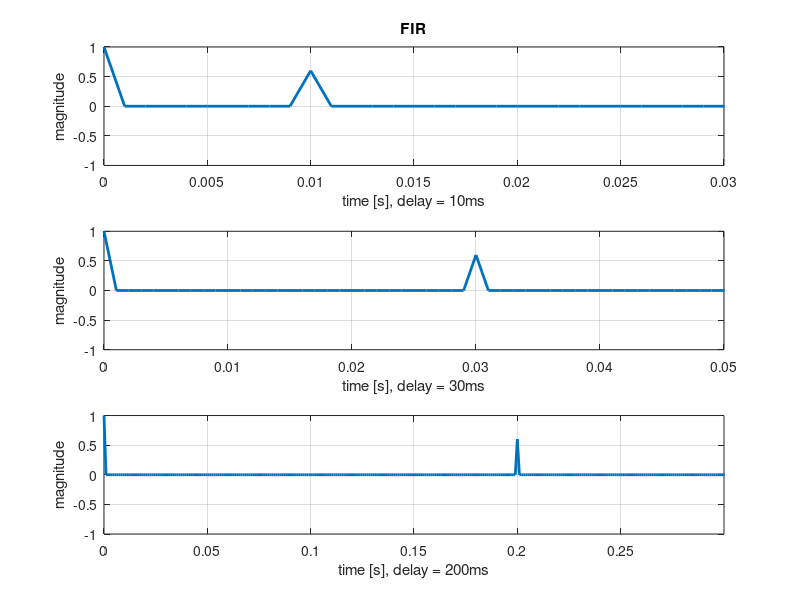
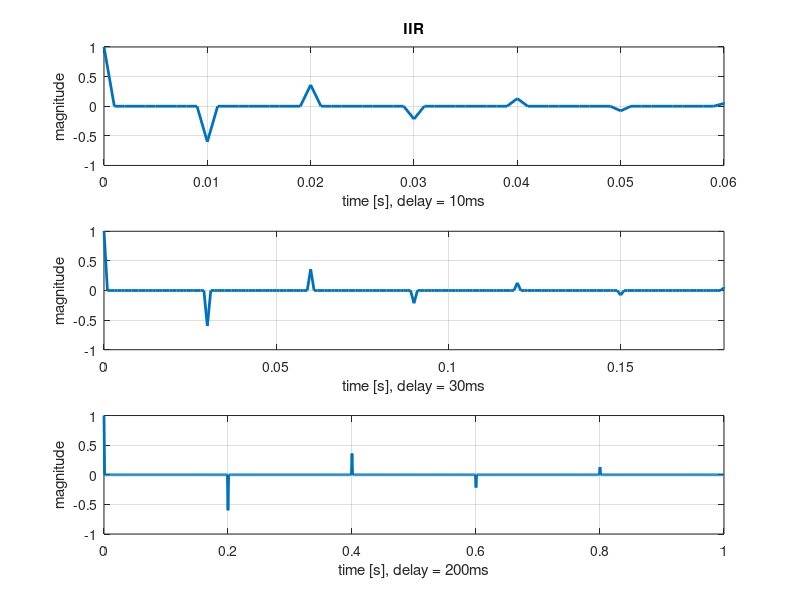

Write MATLAB code to recreate these figures, in order. (Note: this script raises an error after producing the figures.)
%% 3.1

%% FIR and IIR filters

% Setting up the various values for our plots
alpha = 0.6;
T1 = 10*10^(-3);  % delay of 10 ms
T2 = 30*10^(-3);  % delay of 30 ms
T3 = 200*10^(-3); % delay of 200 ms
f = 1000; % [Hz] sampling frequency
delay_samples1 = T1*f;
delay_samples2 = T2*f;
delay_samples3 = T3*f;


A1 = [1; zeros(delay_samples1-1,1);alpha]; % Setting up the nominator and denominator
B1 = 1;

A2 = [1; zeros(delay_samples2-1,1);alpha];
B2 = 1;

A3 = [1; zeros(delay_samples3-1,1);alpha];
B3 = 1;

%[s,f] = import_sound('Sax12.wav'); % Setting the signal
s = [1;zeros(999,1)]; % We it is just set to be an imulse

FIR1 = filter(A1,B1,s); % Creating the filters as described in the hand in
IIR1 = filter(B1,A1,s);

FIR2 = filter(A2,B2,s);
IIR2 = filter(B2,A2,s);

FIR3 = filter(A3,B3,s);
IIR3 = filter(B3,A3,s);

tf1 = 0:1/f:length(FIR1)/f-1/f; % Setting up the prober x-axis
ti1 = 0:1/f:length(IIR1)/f-1/f;

tf2 = 0:1/f:length(FIR2)/f-1/f;
ti2 = 0:1/f:length(IIR2)/f-1/f;

tf3 = 0:1/f:length(FIR3)/f-1/f;
ti3 = 0:1/f:length(IIR3)/f-1/f;

figure(1) % Plotting
subplot(3,1,1);
plot(tf1,FIR1, 'linewidth', 2);
title('FIR');
xlim([0 0.03])
ylim([-1 1])
xlabel('time [s], delay = 10ms');
ylabel('magnitude');
grid();

subplot(3,1,2);
plot(tf2,FIR2, 'linewidth', 2);
xlim([0 0.05])
ylim([-1 1])
xlabel('time [s], delay = 30ms');
ylabel('magnitude');
grid();

subplot(3,1,3);
plot(tf3,FIR3, 'linewidth', 2);
xlim([0 0.3])
ylim([-1 1])
xlabel('time [s], delay = 200ms');
ylabel('magnitude');
grid();


figure(2)
subplot(3,1,1);
plot(ti1,IIR1, 'linewidth', 2);
title('IIR');
xlim([0 6*T1])
ylim([-1 1])
xlabel('time [s], delay = 10ms');
ylabel('magnitude');
grid();

subplot(3,1,2);
plot(ti2,IIR2, 'linewidth', 2);
xlim([0 6*T2])
ylim([-1 1])
xlabel('time [s], delay = 30ms');
ylabel('magnitude');
grid();

subplot(3,1,3);
plot(ti3,IIR3, 'linewidth', 2);
xlim([0 1])
ylim([-1 1])
xlabel('time [s], delay = 200ms');
ylabel('magnitude');
grid();

%%
sound(s,f);
%%
sound(IIR1,f)
pause(1/f*(length(FIR1)+length(IIR1)));
sound(FIR1,f)

%%
% Plotting the spectrums of the various filters
plotting_IR_filters(4,FIR1,f,' (FIR)',' 10ms');
plotting_IR_filters(5,IIR1,f,' (IIR)',' 10ms');
%%
plotting_IR_filters(6,FIR2,f,' (FIR)',' 30ms');
plotting_IR_filters(7,IIR2,f,' (IIR)',' 30ms');

plotting_IR_filters(8,FIR3,f,' (FIR)',' 200ms');
plotting_IR_filters(9,IIR3,f,' (IIR)',' 200ms');
